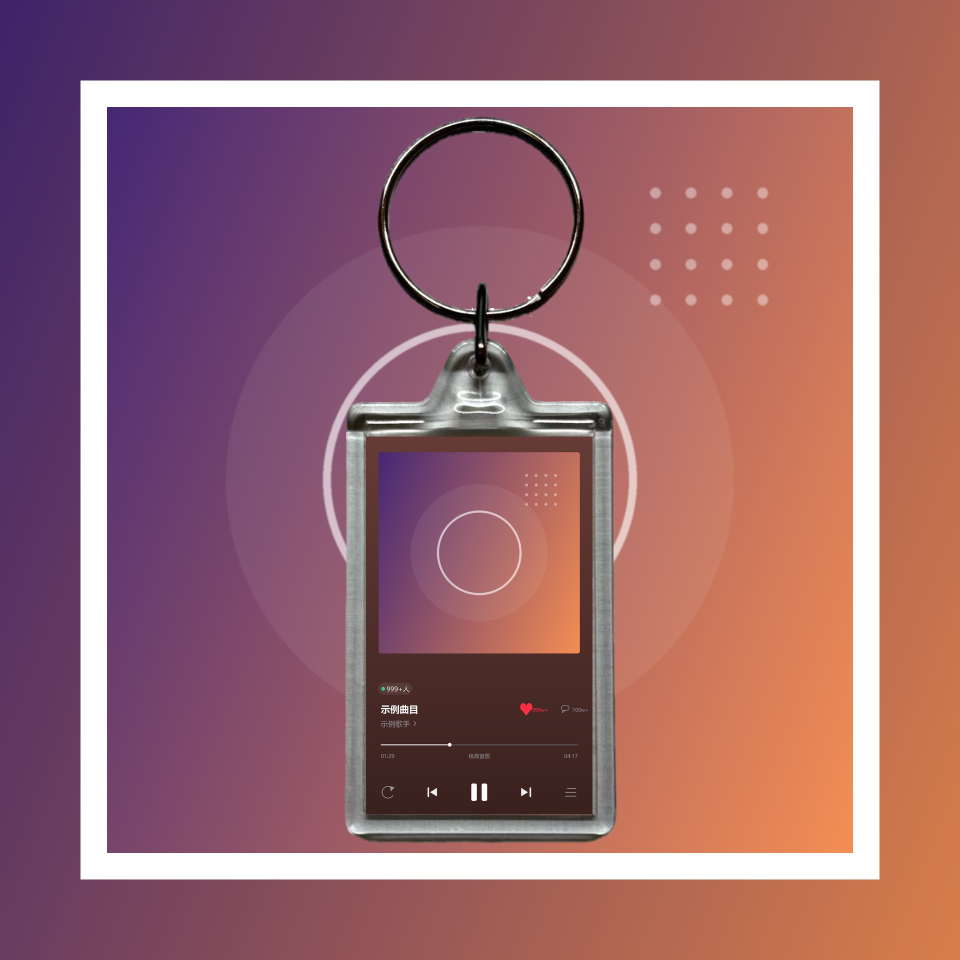
#> input picture assets/demo/keychain.jpg, 1920 x 1920 px (shown at 1/2 size)
$ python -i make_minicd_board.py   (imports and definitions only)
#> lines starting #> are read from the running program, lines starting #| are printed output that depends on the picture
#> further down, picture is the input picture: PIL image 1920x1920 RGB; mean R, G, B 154.1, 102.6, 110.7
# -*- coding: utf-8 -*-
"""整案设计板 —— 一页看全一张专辑的全套部件。

参考图上那种「一张图看清 7 个部件 + 设计思路」的形态，是唱片设计提案的标准交付物：
甲方/自己一眼就能判断整套视觉成不成立。之前只出 A4 拼版，
等于只交了「印刷文件」，没交「设计方案」。

排布（与参考图一致）：
    01 封面(正面) ｜ 02 封面(背面) ｜ 03 专辑侧面 ｜ 04 CD 光盘
    05 内页(写真+文字) ｜ 06 歌词页 ｜ 07 内封套/展开效果
    08 明信片                                   ｜ 设计思路

用法：
    python tools/make_minicd_board.py --cover 封面.jpg --album 最伟大的作品 \
        --artist 周杰伦 --company 杰威尔音乐 --album-id 147779282 --out 输出.jpg
    python tools/make_minicd_board.py --demo          # 用本地已有的专辑跑一张
"""
from __future__ import annotations

import argparse
import math
import os
import sys

from PIL import Image, ImageDraw, ImageFilter

_HERE = os.path.dirname(os.path.abspath(__file__))
if _HERE not in sys.path:
    sys.path.insert(0, _HERE)

try:
    import design_parts as DP
except Exception as e:  # pragma: no cover
    raise SystemExit("需要 tools/design_parts.py：%s" % e)


# ---------------- 尺寸（毫米 → 板面像素） ----------------
BOARD = 1900                 # 板面边长
MARGIN = 66
GAP_X = 38
GAP_Y = 46
BG = (237, 237, 236)
CARD = (255, 255, 255)
INK = (26, 27, 30)
DIM = (122, 124, 130)
ACCENT = (176, 42, 38)       # 参考图里标题块的那种红

RENDER_DPI = 620             # 保留给 A4 拼版的精度换算（板面不用它）
SS = 2                       # 板面部件的超采样倍数（渲染 2× 再缩，边缘才锐）

# 板面**显示尺寸**（像素）：按比例关系定，不按毫米 —— 参考图就是这么排的。
# 比例关系必须守住：封底 48:38、内封套 96:41、明信片 80:52、盘面正圆。
DISP = dict(
    cover=452,
    back_w=571, back_h=452,          # 48:38
    disc=452,
    page=424,                        # 内页 / 歌词页 41×41
    spine_w=60, spine_h=452,
    sleeve_w=868, sleeve_h=371,      # 96:41 = 2.340
    post_w=454, post_h=295,          # 80:52 = 1.538
)
CAP_H = 34


def mm2px(mm_val, dpi=RENDER_DPI):
    return max(8, int(round(mm_val / 25.4 * dpi)))


def _rt(im, w, h):
    """超采样降采样：部件先按 2× 渲染，再缩到显示尺寸（比直接低分辨率渲染锐）。"""
    return im.resize((int(w), int(h)), Image.LANCZOS)


def cap_font(size):
    return DP._t("sans", size)


# ---------------- 阴影 / 圆角 ----------------
def shadowed(im, blur=16, offset=(0, 9), alpha=58, radius=0):
    """给部件加投影，让它从浅色板上「浮」起来（参考图的观感来源之一）。"""
#> called with blur = 16, offset = (0, 9), alpha = 58, radius = 0
    if radius:
        m = Image.new("L", im.size, 0)
        ImageDraw.Draw(m).rounded_rectangle([0, 0, im.size[0] - 1, im.size[1] - 1],
                                            radius=radius, fill=255)
        base_im = Image.new("RGBA", im.size, (0, 0, 0, 0))
        base_im.paste(im.convert("RGBA"), (0, 0), m)
        im = base_im
    if im.mode != "RGBA":
        im = im.convert("RGBA")
    pad = blur * 3
    W, H = im.width + pad * 2, im.height + pad * 2
#> W = 2016; H = 2016
    a = im.split()[3]
#> a: PIL image 1920x1920 L; every value is 255
    canvas = Image.new("RGBA", (W, H), (0, 0, 0, 0))
#> canvas: PIL image 2016x2016 RGBA; every value is 0
    sh = Image.new("RGBA", (W, H), (0, 0, 0, 0))
    sh.paste(Image.new("RGBA", im.size, (0, 0, 0, alpha)),
             (pad + offset[0], pad + offset[1]), a)
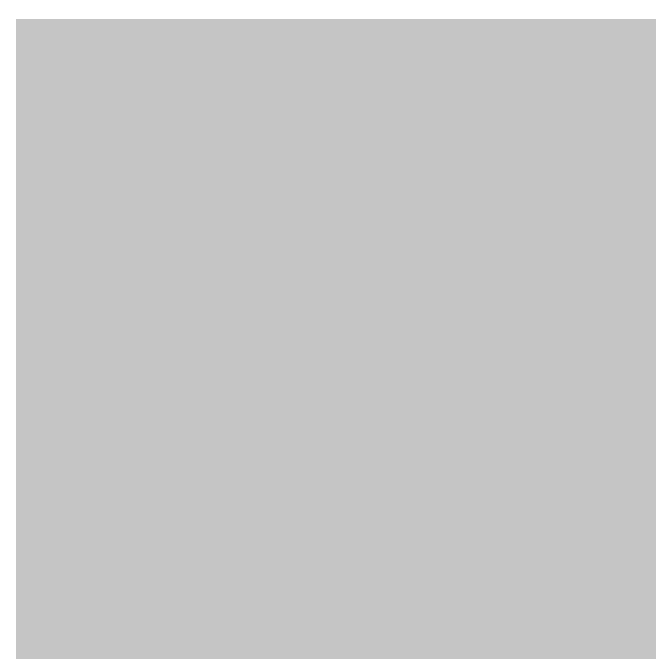
#> sh: PIL image 2016x2016 RGBA (shown at 1/3 size); mean R, G, B, A 0, 0, 0, 52.6; transparent parts drawn white
    canvas.alpha_composite(sh.filter(ImageFilter.GaussianBlur(blur)))
    canvas.alpha_composite(im, (pad, pad))
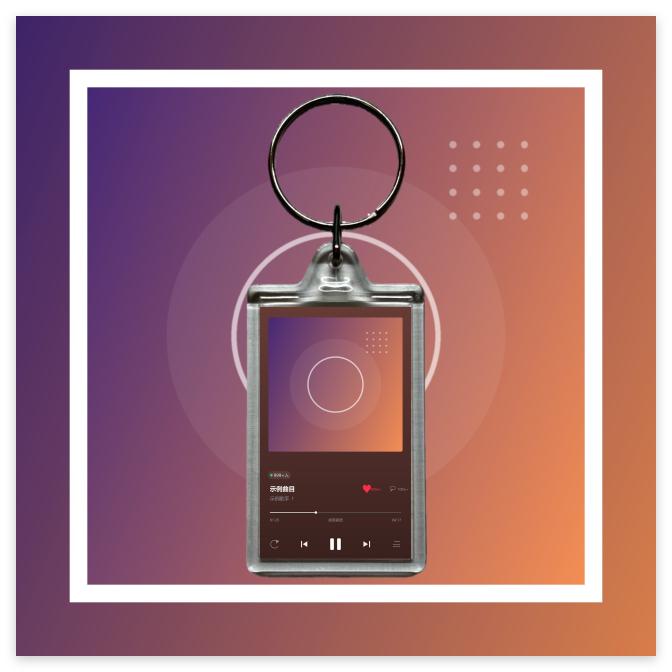
#> canvas: PIL image 2016x2016 RGBA (shown at 1/3 size); mean R, G, B, A 139.8, 93.1, 100.4, 232.1; transparent parts drawn white
    return canvas


# [7 lines left out: function disc_rgba, not called in this run]


# ---------------- 板面组装 ----------------
class Board:
    # [68 lines left out: functions __init__, paste_center, row, text_block, not called in this run]


def part_sizes():
    """板面显示尺寸（DISP 的副本，便于外部覆盖）。"""
    return dict(DISP)


# [192 lines left out: functions build_board, _tracks_and_lyrics, main, not called in this run]


# [2 lines not run here, left out]

>>> from PIL import Image
>>> picture = Image.open('../assets/demo/keychain.jpg')
>>> result = shadowed(picture)
